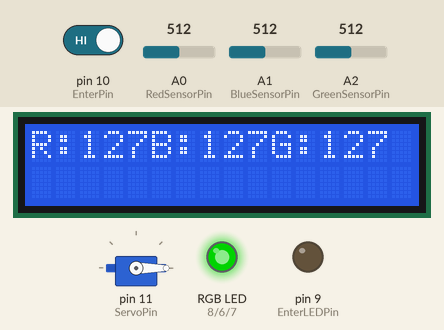
This sketch was run on a simulated Arduino Uno, built with avr-gcc and run on an emulated ATmega328P. On the bench: servo, 16×2 character LCD, an RGB LED mixed from three pins (HIGH = lit), output pins drawn as LEDs (lit = HIGH). The test bench sets the inputs (shaded band); at power-on: pin 10 (EnterPin) HIGH, A0 (RedSensorPin) = 512, A1 (BlueSensorPin) = 512, A2 (GreenSensorPin) = 512. Dim RGB values are drawn brighter than linear.

Above: at 1.3 s.
1.4 s: pin 10 (EnterPin) driven LOW
At 2.1 s:
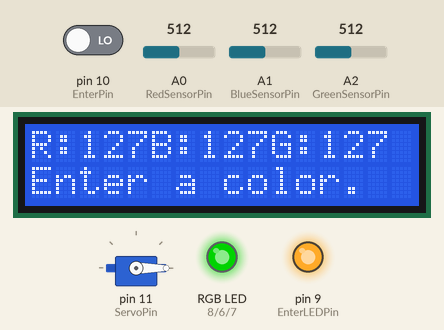
3.5 s: A0 (RedSensorPin) set to 525
At 4.4 s:
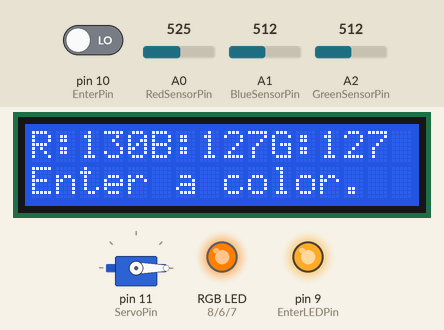
5.6 s: A1 (BlueSensorPin) set to 532
At 6.8 s:
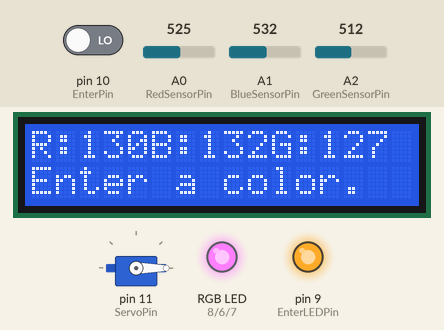
7.7 s: A2 (GreenSensorPin) set to 716
At 8.0 s:
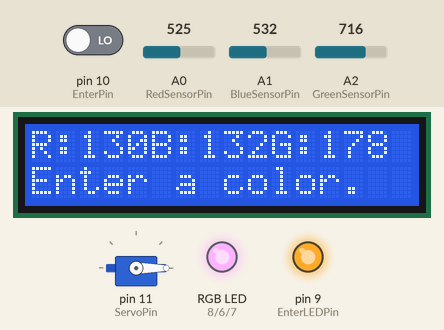
9.8 s: A0 (RedSensorPin) set to 511
At 10.5 s:
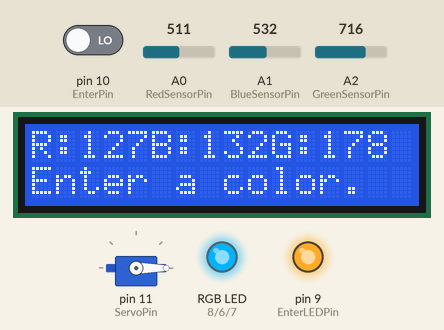
11.9 s: A1 (BlueSensorPin) set to 511
At 12.9 s:
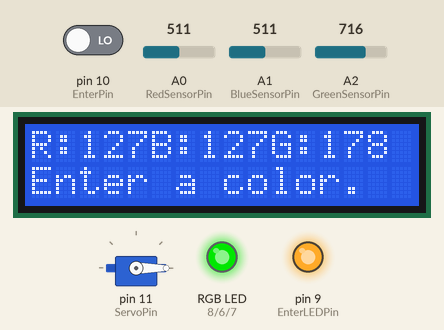
Timing chart, 0 to 14.9 s (numbered marks = the images above; inputs shaded):
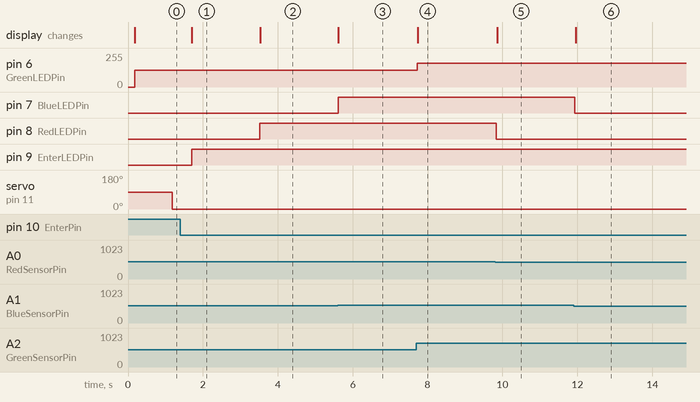

The sketch:

ColorLock.ino
```cpp
#include <Servo.h>
#include <LiquidCrystal.h>

Servo myServo;
LiquidCrystal lcd(13, 12, 5, 4, 3, 2);

const int ServoPin = 11;
const int EnterPin = 10;
const int EnterLEDPin = 9;
const int RedLEDPin = 8;
const int BlueLEDPin = 7;
const int GreenLEDPin = 6;
const int RedSensorPin = A0;
const int BlueSensorPin = A1;
const int GreenSensorPin = A2;

int RedValue = 0;
int BlueValue = 0;
int GreenValue = 0;
int RedInput = 0;
int BlueInput = 0;
int GreenInput = 0;
int RedCode = 243;
int BlueCode = 171;
int GreenCode = 8;
int RedAngle = 0;
int BlueAngle = 0;
int GreenAngle = 0;
int CorrectValues = 0;
int ServoAngle;
int EnterButton = 0;

String ColorInputs;

void setup() {
  // put your setup code here, to run once:
  Serial.begin(9600);
  delay(100);
  pinMode(RedLEDPin, OUTPUT);
  pinMode(BlueLEDPin, OUTPUT);
  pinMode(GreenLEDPin, OUTPUT);
  pinMode(EnterLEDPin, OUTPUT);
  pinMode(EnterPin, INPUT);

  myServo.attach(ServoPin);
  lcd.begin(16,2);
}

void loop() {
  // put your main code here, to run repeatedly:
  RedValue = analogRead(RedSensorPin);
  delay(5);
  BlueValue = analogRead(BlueSensorPin);
  delay(5);
  GreenValue = analogRead(GreenSensorPin);
  delay(5);

  RedInput = map(RedValue, 0, 1023, 0, 255);
  BlueInput = map(BlueValue, 0, 1023, 0, 255);
  GreenInput = map(GreenValue, 0, 1023, 0, 255);

  analogWrite(RedLEDPin, RedInput);
  analogWrite(BlueLEDPin, BlueInput);
  analogWrite(GreenLEDPin, GreenInput);

  EnterButton = digitalRead(EnterPin);
  if (EnterButton == LOW)
  {
    digitalWrite(EnterLEDPin, HIGH);

    SetColorInputText();

    lcd.clear();
    lcd.setCursor(0, 0);
    lcd.print(ColorInputs);
    lcd.setCursor(0, 1);
    lcd.print("Enter a color.");
  }
  else
  {
    digitalWrite(EnterLEDPin, LOW);

    CorrectValues = 0;

    if (RedInput == RedCode)
    {
      RedAngle = 30;
      CorrectValues += 1;
    }
    else {RedAngle = 0; }
    if (BlueInput == BlueCode)
    {
      BlueAngle = 30;
      CorrectValues += 1;
    }
    else {BlueAngle = 0; }
    if (GreenInput == GreenCode)
    {
      GreenAngle = 30;
      CorrectValues += 1;
    }
    else {GreenAngle = 0; }

    SetColorInputText();

    lcd.clear();
    lcd.setCursor(0, 0);
    lcd.print(ColorInputs);
    lcd.setCursor(0, 1);
    switch(CorrectValues)
    {
      case 0:
        lcd.print("");
        break;
      case 1:
        lcd.print("That's a start.");
        break;
      case 2:
        lcd.print("Almost...");
        break;
      case 3:
        lcd.print("Correct colors!");
        break;
    }
    delay(1000);

    ServoAngle = RedAngle + BlueAngle + GreenAngle;
    myServo.write(ServoAngle);

    delay(500);
  }
}

void SetColorInputText()
{
    ColorInputs = "";
    ColorInputs += "R:";
    ColorInputs += RedInput;
    ColorInputs += "B:";
    ColorInputs += BlueInput;
    ColorInputs += "G:";
    ColorInputs += GreenInput;
}
```

Measured:
- the behaviour switches between 513 and 514 on A0 (RedSensorPin) (found by bisection; images 1 and 2)
- the behaviour switches between 513 and 514 on A1 (BlueSensorPin) (found by bisection; images 2 and 3)
- after the input at 1.4 s, pin 9 (EnterLEDPin): LOW → HIGH after 0.30 s; the display: changes after 0.31 s (image 1)
- after the input at 3.5 s, pin 8 (RedLEDPin): LOW → HIGH at once; the display: changes at once (image 2)
- after the input at 5.6 s, pin 7 (BlueLEDPin): LOW → HIGH at once; the display: changes at once (image 3)
- after the input at 7.7 s, pin 6 (GreenLEDPin): 127/255 → 178/255 at once; the display: changes at once (image 4)
- after the input at 9.8 s, pin 8 (RedLEDPin): HIGH → LOW at once; the display: changes after 0.06 s (image 5)
- after the input at 11.9 s, pin 7 (BlueLEDPin): HIGH → LOW at once; the display: changes after 0.05 s (image 6)
